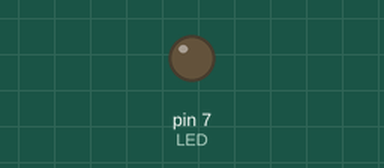
The sketch below on a simulated Arduino Uno, built with avr-gcc and run on an emulated ATmega328P. Shown: output pins drawn as LEDs (lit = HIGH). Dashed ring = blinking. At 2.1 s the program stops and its outputs stay as they are.

Above: at 0.5 s.
At 1.85 s:
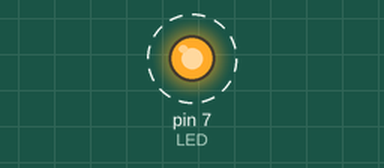
Timing chart, 0 to 3.0 s (numbered marks = the images above):
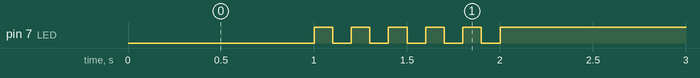

The sketch:

05_practice_2.ino
```cpp
#define LED 7
unsigned int toggle, count;

void setup() {
  pinMode(LED, OUTPUT);
  Serial.begin(115200);
  count = toggle = 0;
}

void loop() {
  digitalWrite(LED, toggle);
  delay(1000);

  while (count < 11) {
    toggle = !toggle;
    digitalWrite(LED, toggle);
    delay(100);
    count += 1;
  }

  while (1) {
    ;
  }

}
```

Measured:
- by itself, pin 7 (LED): alternates HIGH for 0.10 s and LOW for 0.10 s, 11 changes in all, then stays HIGH
